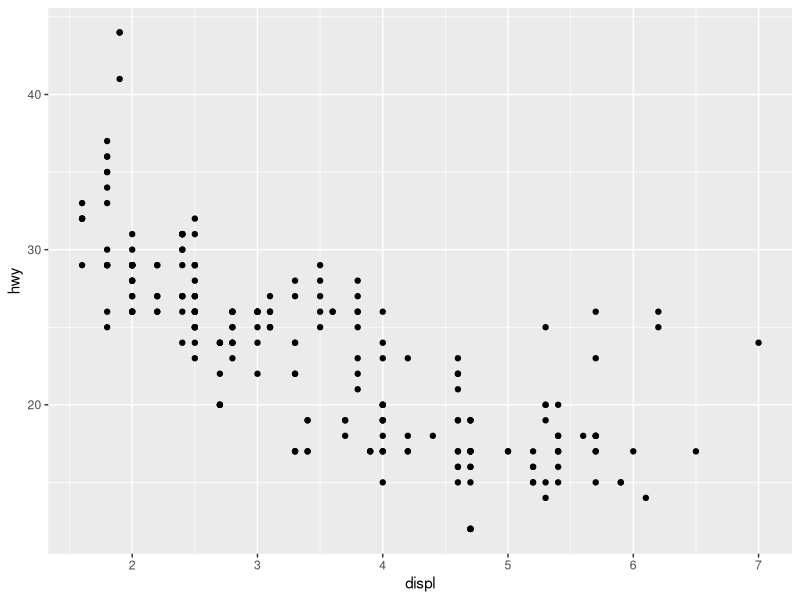
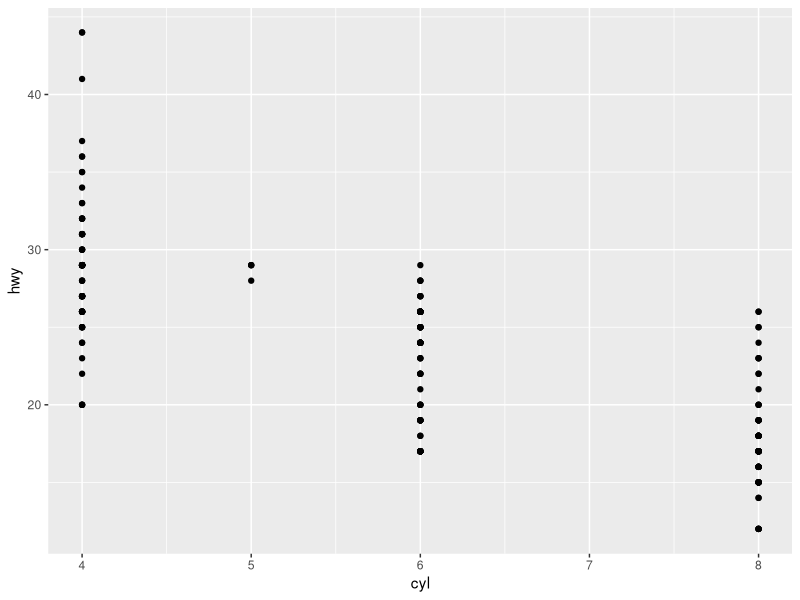
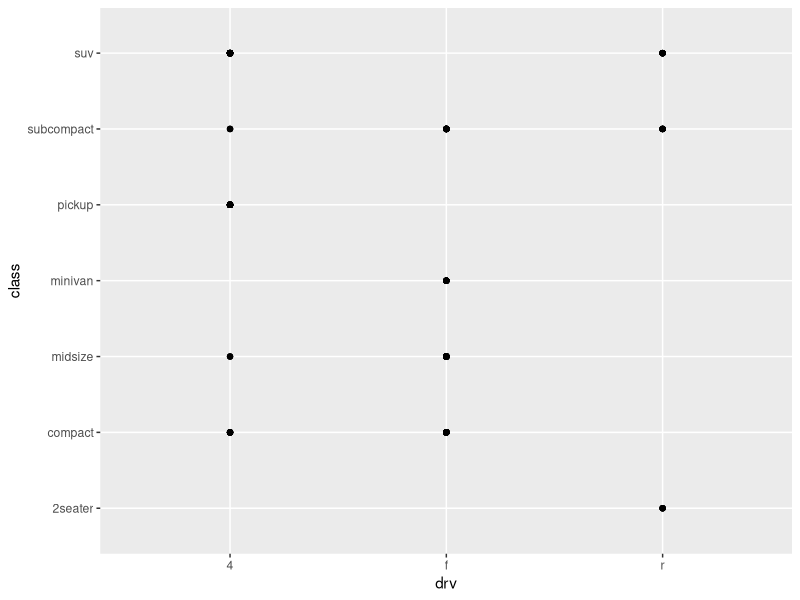
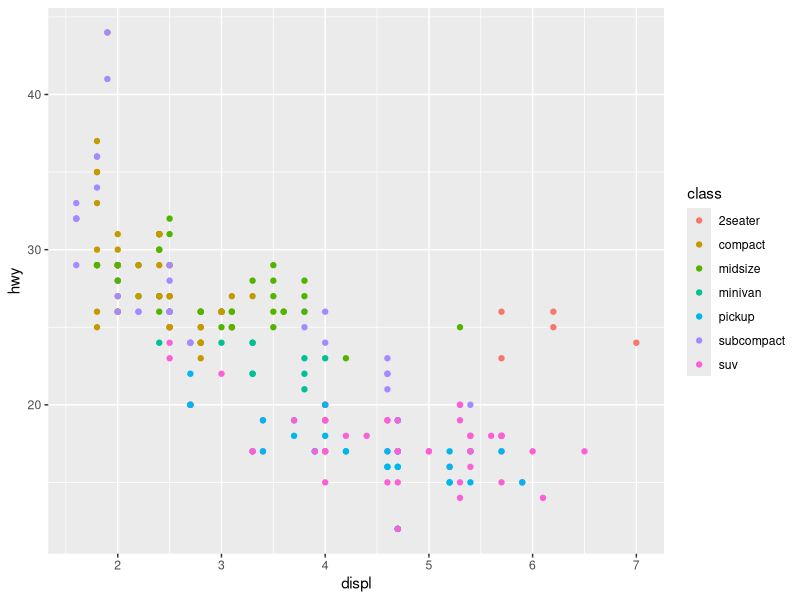
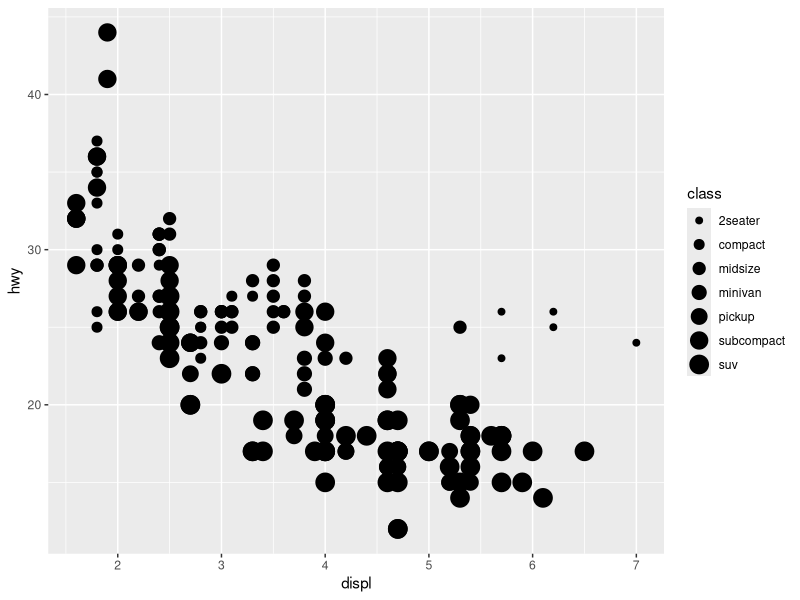
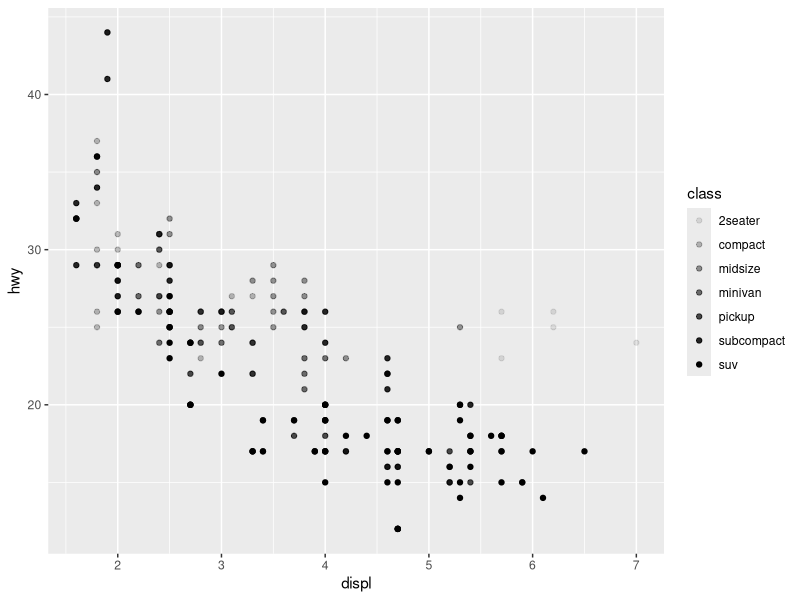
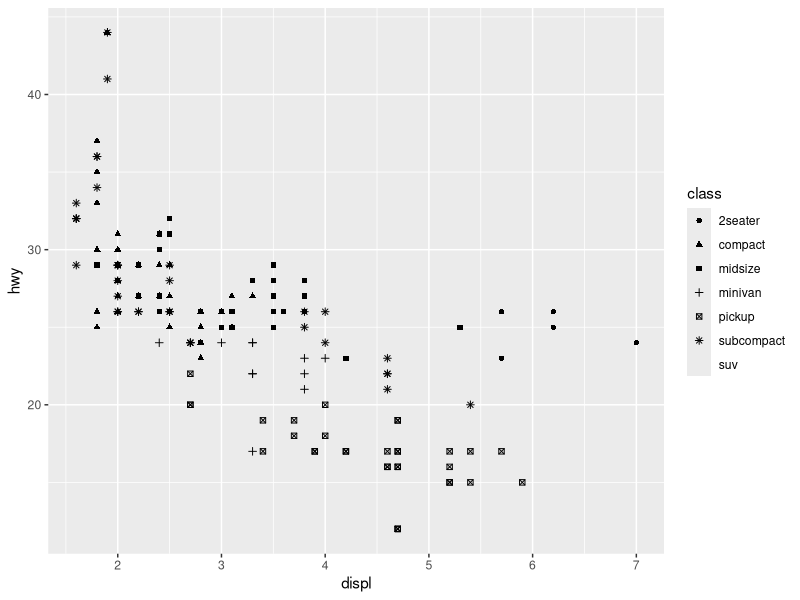
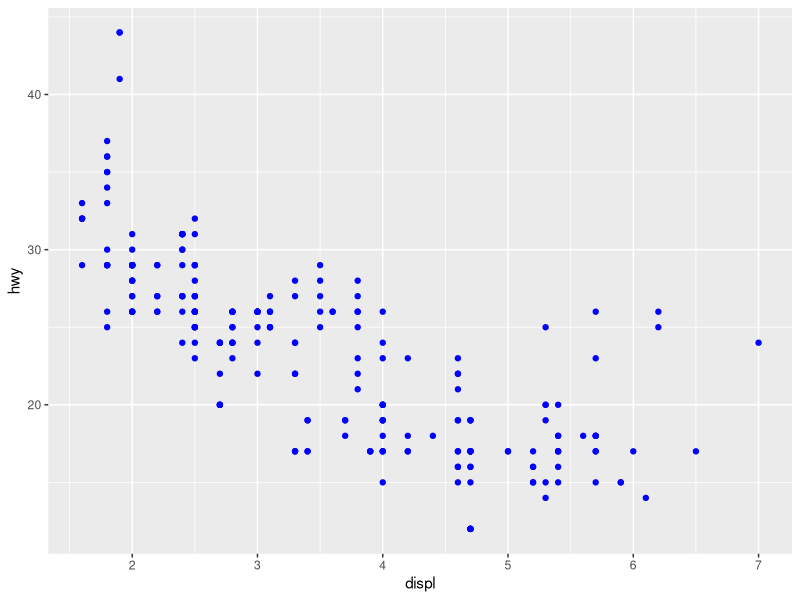

Here is the R script that generated these plots, in order:
# install tidyverse if not installed already
library(tidyverse)
# to learn more about data 
?mpg
ggplot(data=mpg)+
  geom_point(mapping = aes(x = displ, y=hwy))

######################### 3.2.4 Exercises 
"1. ggplot(data=mpg) creates an empty plot."
"2. Number of rows and columns in mpg can be seen by
just typing mpg in the console"
"3. drv tells if a car has front wheel, rear wheel or four wheel drive"
"4."
ggplot(data=mpg)+
  geom_point(mapping = aes(x= cyl, y=hwy))
"5."
ggplot(data=mpg)+
  geom_point(mapping = aes(x=drv, y=class))
"Both are categorical variables. Does not reveal a lot of information."
##########################

ggplot(data = mpg)+
  geom_point(mapping = aes(x = displ, y=hwy, color = class))
ggplot(data = mpg)+
  geom_point(mapping = aes(x = displ, y=hwy, size = class))
ggplot(data = mpg)+
  geom_point(mapping = aes(x = displ, y=hwy, alpha = class))
ggplot(data = mpg)+
  geom_point(mapping = aes(x = displ, y=hwy, shape = class))
"Mappings in the aesthetics can be scaled with colour, shape, size, and transparency"
ggplot(data = mpg)+
  geom_point(mapping = aes(x = displ, y = hwy), color = "blue")

##################### 3.3.1 Exercises 
"1. The parenthesis are incorrectly closed."
"2. ?mpg to see details of variables."
"3. Continuous variables cannot be mapped to shape but R handles color and size."
"4. R tries to incorporate both types of mappings."
"5. stroke makes an outline around the shape."
"6. If color is mapped inside the aes the colour is mapped as a boolean TRUE and FALSE depending on the condition"
#####################

ggplot(data = mpg) + 
  geom_point(mapping = aes(x = displ, y = hwy)) + 
  facet_wrap(~class, nrow = 2)
"Variable that is passed in facet_wrap() should be discrete."
ggplot(data = mpg) + 
  geom_point(mapping = aes(x = displ, y = hwy)) + 
  facet_grid(drv ~ cyl)
ggplot(data = mpg) + 
  geom_point(mapping = aes(x = displ, y = hwy)) + 
  facet_grid(. ~ cyl)

################### 3.5.1 Exercises 
"1. R produces a plot but it diffcult to gain reasonable insights from this type of wrapping."
"2. Empty plot means no data for that situation. For example there us no car with 5 cylinders and 4 wheel drive in the data.
    The given command generates a plot which shows the relation between cyl and drv and we can see where we can expect to find no data."
"3. The following command facets the data according to the variable specified. The first command does it rwo wise while the second command does it 
    column wise."
"4. For a larger dataset it might be a good idea to use colour aesthetic. Facet wrap will give a clearer picture if the number of categorical variables are less."
"5. ?facet_grid() has all the information needed."
"6. More unique values correspond to more categorical variables which imples for plots to display."
#####################

ggplot(data = mpg) + 
  geom_smooth(mapping = aes(x = displ, y = hwy))
ggplot(data = mpg) + 
  geom_smooth(mapping = aes(x = displ, y = hwy, linetype = drv))
ggplot(data = mpg) +
  geom_smooth(mapping = aes(x = displ, y = hwy, group = drv))
ggplot(data = mpg) +
  geom_smooth(
    mapping = aes(x = displ, y = hwy, color = drv),
    show.legend = FALSE
  )
ggplot(data = mpg) + 
  geom_point(mapping = aes(x = displ, y = hwy)) +
  geom_smooth(mapping = aes(x = displ, y = hwy))
ggplot(data = mpg, mapping = aes(x = displ, y = hwy)) + 
  geom_point() + 
  geom_smooth()
ggplot(data = mpg, mapping = aes(x = displ, y = hwy)) + 
  geom_point(mapping = aes(color = class)) + 
  geom_smooth()
ggplot(data = mpg, mapping = aes(x = displ, y = hwy)) + 
  geom_point(mapping = aes(color = class)) + 
  geom_smooth(data = filter(mpg, class == "subcompact"), se = FALSE)

############3.6.1 Exercises 
"1. geom_line(), geom_boxplot(), geom_histogram(), geom_area() respectively"
"2. Smoothing lines around drive types"
"3. Setting this option as FALSE removes the legend. Removing this shows it."
"4. se sets the confidence interval arounf the smoothing line."
"5. Both commands produce the same plots. Global and local mappings."
"6. "
ggplot(data=mpg,mapping = aes(x=displ,y=hwy))+geom_point()+geom_smooth(se = FALSE)
ggplot(data=mpg,mapping = aes(x=displ,y=hwy))+geom_point()+geom_smooth(mapping = aes(x=displ,y=hwy,group=drv),se = FALSE)
ggplot(data=mpg)+geom_point(mapping = aes(x=displ,y=hwy,color=drv))+geom_smooth(mapping = aes(x=displ,y=hwy,group=drv,color=drv),se = FALSE)
ggplot(data=mpg)+geom_point(mapping = aes(x=displ,y=hwy,color=drv))+geom_smooth(mapping = aes(x=displ,y=hwy),se = FALSE)
ggplot(data=mpg)+geom_point(mapping = aes(x=displ,y=hwy,color=drv))+geom_smooth(mapping = aes(x=displ,y=hwy,group=drv,linetype=drv),se = FALSE)
###########################

ggplot(data = diamonds) + 
  geom_bar(mapping = aes(x = cut))
ggplot(data = diamonds) + 
  stat_count(mapping = aes(x = cut))
ggplot(data = diamonds) + 
  stat_summary(
    mapping = aes(x = cut, y = depth),
    fun.ymin = min,
    fun.ymax = max,
    fun.y = median
  )

################ 3.7.1 Exercises 
"1. geom_histogram(), geom_freqpoly()."
"2. geom_bar() uses the height of the bar proportional to the number of cases while grom_col() uses the value of the data instead."
#################################

ggplot(data = diamonds) + 
  geom_bar(mapping = aes(x = cut, colour = cut))
ggplot(data = diamonds) + 
  geom_bar(mapping = aes(x = cut, fill = cut))
ggplot(data = diamonds) + 
  geom_bar(mapping = aes(x = cut, fill = clarity))
ggplot(data = diamonds, mapping = aes(x = cut, fill = clarity)) + 
  geom_bar(alpha = 1/5, position = "identity")
ggplot(data = diamonds, mapping = aes(x = cut, colour = clarity)) + 
  geom_bar(fill = NA, position = "identity")
ggplot(data = diamonds) + 
  geom_bar(mapping = aes(x = cut, fill = clarity), position = "fill")
ggplot(data = diamonds) + 
  geom_bar(mapping = aes(x = cut, fill = clarity), position = "dodge")
